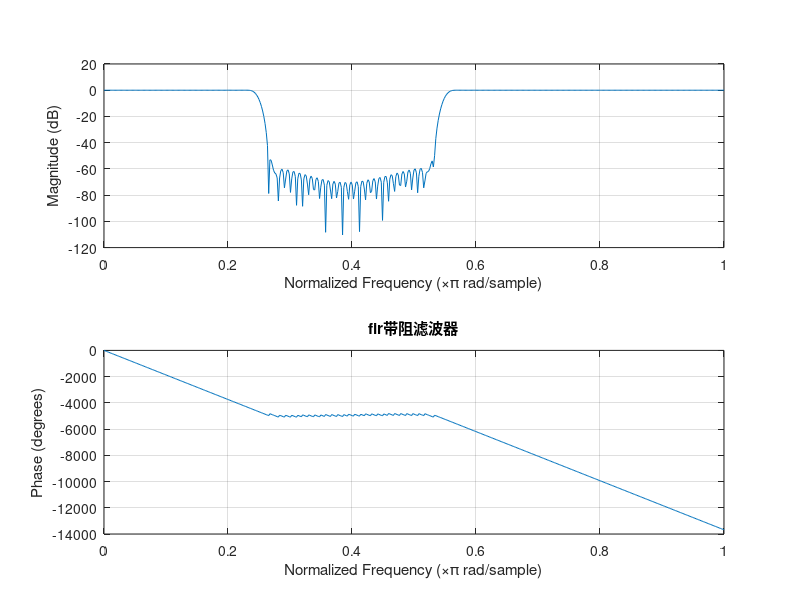

Write MATLAB code to recreate this figure. (Note: this script raises an error after producing the figure.)
%%%%%%%%%%%%%%%%%%%%%%%%%%%%%%%%%%%%%%%%%%%%%%%%%%%%%%%%%%%%%%%
%% 基本参数
%%%%%%%%%%%%%%%%%%%%%%%%%%%%%%%%%%%%%%%%%%%%%%%%%%%%%%%%%%%%%%%
clc;clear;close all;

Fs=2000; % 采样频率
fs1=300;fs2=500;
fp1=200;fp2=600;
rs=40;


%% 归一化角频率
ws1=2*fs1/Fs*pi;ws2=2*fs2/Fs*pi;
wp1=2*fp1/Fs*pi;wp2=2*fp2/Fs*pi;

%%%%%%%%%%%%%%%%%%%%%%%%%%%%%%%%%%%%%%%%%%%%%%%%%%%%%%%%%%%%%%%
%% fir窗函数设计
%%%%%%%%%%%%%%%%%%%%%%%%%%%%%%%%%%%%%%%%%%%%%%%%%%%%%%%%%%%%%%%

deltaw=max(ws1-wp1,wp2-ws2)/pi;
N=ceil(2*pi*3.3/deltaw);
N=mod(N,2)+N;

window=hamming(N+1);

Wn=[ws1+wp1,ws2+wp2]/2/pi;

b=fir1(N, Wn, 'stop', window);

figure;
freqz(b,1);
title('fir带阻滤波器');

%%%%%%%%%%%%%%%%%%%%%%%%%%%%%%%%%%%%%%%%%%%%%%%%%%%%%%%%%%%%%%%
%% iir巴特沃斯设计
%%%%%%%%%%%%%%%%%%%%%%%%%%%%%%%%%%%%%%%%%%%%%%%%%%%%%%%%%%%%%%%

Wp=2*[tan(wp1/2),tan(wp2/2)]*Fs;
Ws=2*[tan(ws1/2),tan(ws2/2)]*Fs;

wo=sqrt(wp1*wp2)*Fs;
bw=(wp2-wp1)*Fs;
n=buttord(Wp,Ws,1,rs,'s');
[z,p,k]=buttap(n);
[b,a]=zp2tf(z,p,k);
[b1,a1]=lp2bs(b,a,wo,bw);
figure;
freqs(b1,a1);
title('iir模拟巴特沃斯带阻滤波器');
[bz,az]=bilinear(b1,a1,Fs);
figure;
freqz(bz,az);
title('iir巴特沃斯数字滤波器')

%%%%%%%%%%%%%%%%%%%%%%%%%%%%%%%%%%%%%%%%%%%%%%%%%%%%%%%%%%%%%%%
%% iir切比雪夫设计
%%%%%%%%%%%%%%%%%%%%%%%%%%%%%%%%%%%%%%%%%%%%%%%%%%%%%%%%%%%%%%%
wo=sqrt(wp1*wp2)*Fs;
bw=(wp2-wp1)*Fs;
[n,rp]=cheb1ord(Wp,Ws,1,rs,'s');
[z,p,k]=cheb1ap(n,1);
[b,a]=zp2tf(z,p,k);
[b1,a1]=lp2bs(b,a,wo,bw);
figure;
freqs(b1,a1);
title('iir模拟切比雪夫带阻滤波器');
[bz,az]=bilinear(b1,a1,Fs);
figure;
freqz(bz,az);
title('iir数字切比雪夫滤波器')
